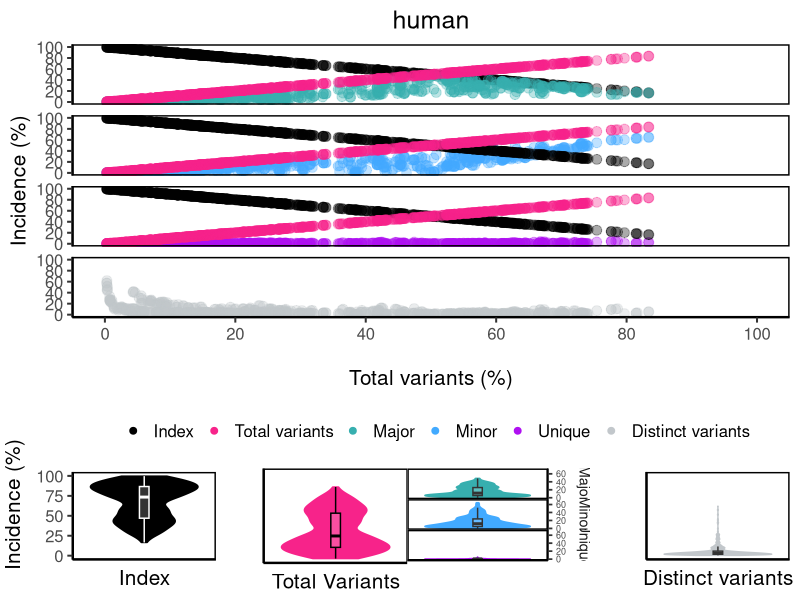
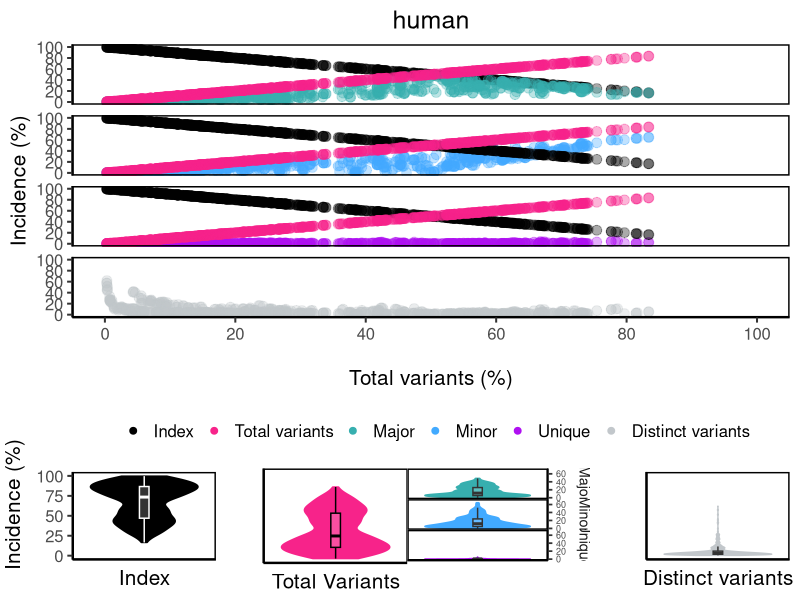

The R source for these figures, in order:
#Dynamics of diversity motifs (Proteome)

#PLOT 3a
#load the packages
library(ggplot2)
library(grid)
library(dplyr)
library(ggpubr)
library(gridExtra)
#load data
data<-read.csv("../www/DiMA_HCV.csv")
#modify data structure
plot3_data<-data.frame()
group_names<-c("Index","Major","Minor","Unique","Total variants","Distinct variants")

#NOTE: change the following line for base text size
base_size=15

plot3<-function(data){
  #transpose the data format
  for (i in 7:12){
    tmp<-data.frame(proteinName=data[1],position=data[2],incidence=data[i],total_variants=data[11],Group=group_names[i-6],Multiindex=data[13])
    names(tmp)[3]<-"Incidence"
    names(tmp)[4]<-"Total_Variants"
    plot3_data<-rbind(plot3_data,tmp)
  }
  plot3b_data<-plot3_data
  minor<-rbind(plot3_data[plot3_data$Group == "Index",],plot3_data[plot3_data$Group == "Total variants",])
  uniq<-rbind(plot3_data[plot3_data$Group == "Index",],plot3_data[plot3_data$Group == "Total variants",])
  minor$motif<- "Minor"
  uniq$motif<-"Unique"

  plot3_data<-plot3_data%>%mutate(motif = case_when(
    plot3_data$Group == "Index" ~ "Major",
    plot3_data$Group == "Total variants" ~ "Major",
    plot3_data$Group == "Major" ~ "Major",
    plot3_data$Group == "Minor"  ~ "Minor",
    plot3_data$Group == "Unique" ~ "Unique",
    plot3_data$Group == "Distinct variants" ~ "Distinct variants"
  ))
  plot3_data<- rbind(plot3_data,minor,uniq)
  plot3_data$motif<-factor(plot3_data$motif,levels = c("Major","Minor","Unique","Distinct variants"))
  #plotting 3a
  plot3a<-ggplot()+geom_point(plot3_data,mapping=aes(x=Total_Variants,y=Incidence,color=Group),alpha=1/3,size=3)+
    geom_point(plot3_data,mapping = aes(x =Total_Variants,y=Incidence),col=ifelse(plot3_data$multiIndex== TRUE & plot3_data$Group== "Index", 'red', ifelse(plot3_data$multiIndex== FALSE, 'white', 'white')), alpha=ifelse(plot3_data$multiIndex ==TRUE & plot3_data$Group== "Index", 1, ifelse(plot3_data$multiIndex== TRUE, 0,0)),pch=1,size=3,stroke=1.05)+ #multiIndex
    scale_x_continuous(limits = c(0, 100), breaks = seq(0, 100, 20))+
    scale_y_continuous(limits = c(0, 100), breaks = seq(0, 100, 20))+
    theme_classic(base_size = base_size)+
    theme(
      panel.border = element_rect(colour = "black", fill=NA, size=1),
      strip.text.x = element_blank(),
      legend.position="bottom")+
    labs(y= "Incidence (%)", x="\nTotal variants (%)")+
    facet_wrap(~ motif,ncol = 1)+
    guides(colour = guide_legend(override.aes = list(alpha = 1,size=2),keywidth = 1,keyheight = 1,nrow = 1))+
    scale_colour_manual('',breaks=c("Index","Total variants","Major","Minor","Unique","Distinct variants"),
                        values = c("Index"="black", "Total variants"="#f7238a","MultiIndex"="red",
                                   "Major"="#37AFAF" , "Minor"="#42aaff","Unique"="#af10f1", "Distinct variants"="#c2c7cb"))
  #host label
  if("host" %in% colnames(data)){
    plot3a<-plot3a+ggtitle(unique(data$host))+theme(plot.title = element_text(hjust = 0.5))
  }

  #PLOT 3b
  index<-plot3b_data[plot3b_data$Group %in% "Index",]
  nonatypes<-plot3b_data[plot3b_data$Group %in% "Distinct variants",]
  variants<-plot3b_data[plot3b_data$Group %in% c("Major","Minor","Unique"),]
  variants$x<-"x"
  variants_max_yaxis<-ceiling((max(as.numeric(variants$Incidence))/10))*10

  #plot 3b
  plot3b_index<-ggplot(index, aes(x=Group,y=Incidence))+geom_violin(color="black",fill="black",scale="width")+geom_boxplot(width=0.08,alpha=0.20,fill="white",outlier.shape=NA,color="white")+
    ylim(c(0,100))+
    labs(y=NULL,x="Index")+
  theme_classic(base_size = base_size)+
    theme(
      panel.border = element_rect(colour = "black", fill=NA, size=1),
      axis.text.x  = element_blank(),
      axis.ticks.x = element_blank())+
      scale_color_grey()

  plot3b_tv<-ggplot(index, aes(x=Group,y=Total_Variants))+geom_violin(color="#f7238a",fill="#f7238a")+geom_boxplot(width=0.08,alpha=0.20,color="black",fill="white",outlier.shape=NA)+
    ylim(c(0,100))+
    labs(y=NULL,x="Total Variants")+
  theme_classic(base_size = base_size)+
    theme(
      plot.margin = margin( t=5,
      b=5,
      r = -0.25),
      panel.border = element_rect(colour = "black", fill=NA, size=1),
      axis.text=element_text(colour="white"),
      axis.text.x  = element_blank(),
      axis.ticks = element_blank())

  plot3b_nonatype<-ggplot(nonatypes, aes(x=Group,y=Incidence))+geom_violin(color="#c2c7cb",fill="#c2c7cb")+geom_boxplot(width=0.08,alpha=0.20,fill="white",outlier.shape=NA)+
    ylim(c(0,100))+
    labs(y=NULL,x="Distinct variants")+
  theme_classic(base_size = base_size)+
    theme(
      panel.border = element_rect(colour = "black", fill=NA, size=1),
      axis.text=element_text(colour="white"),
      axis.text.x  = element_blank(),
      axis.ticks = element_blank())

    plot3b_variants<-ggplot(variants)+geom_violin(mapping=aes(x=x,y=Incidence,color=Group,fill=Group))+
    geom_boxplot(mapping = aes(x=x,y=Incidence),width=0.08,alpha=0.20,fill="white",outlier.shape=NA)+
    scale_y_continuous(position = "right",limits = c(0,variants_max_yaxis))+
    theme_classic(base_size = base_size-2)+
    labs(y=NULL,x=NULL)+
    facet_wrap(Group ~ .,ncol=1,strip.position ="right")+
    theme(strip.placement = "outside",
          panel.border = element_rect(colour = "black", fill=NA, size=1),
          axis.text.x=element_blank (),
          axis.ticks.x=element_blank (),
          panel.spacing = unit(0, "lines"),
          strip.background=element_blank (),
          axis.text.y = element_text(size=base_size/2-1),
          plot.margin = margin(t=5,l = -0.1)
    )+
    scale_colour_manual('',values = c( "Major"="#37AFAF","Minor"="#42aaff","Unique"="#af10f1" ))+
    scale_fill_manual('',values = c( "Major"="#37AFAF","Minor"="#42aaff","Unique"="#af10f1" ))+
    guides(fill="none",color='none')

  #annotate the violin plot
  plot3b_variants<-annotate_figure(plot3b_variants,bottom = text_grob("a\n",size=ceiling(base_size/2) ,color = "white"))
  plot3b<-ggarrange(plot3b_index, plot3b_tv,plot3b_variants, plot3b_nonatype, ncol=4,widths = c(1,0.9,0.95,1))
  plot3b<-annotate_figure(plot3b,left = text_grob("Incidence (%)",size=base_size,rot=90,hjust=0.3))
  #combine both the top scatter plot and bottom violin plot
  ggarrange(plot3a,plot3b,ncol=1,heights = c(1,0.3))

}

#NOTE: modify this line of code below to determine number of host
host<-1
#single host
if (host == 1){
  plot3(data)
}else{ #multihost

  #split the data into multiple subsets (if multiple hosts detected)
  plot3_list<-split(data,data$host)
  plot3_multihost<-lapply(plot3_list,plot3)

  #create spacing between multihost plots
  theme = theme(plot.margin = unit(c(0.5,1.0,0.1,0.5), "cm"))
  do.call("grid.arrange", c(grobs=lapply(plot3_multihost,"+",theme), ncol = length(unique(data$host))))
}

#save plot as 600dpi image
ggsave(filename="plot-Dynamics-of-Diversity-Motifs(Proteome).jpg", width = 9.5, height = 12.5, unit="in",device='jpg', dpi=600, bg='white')

